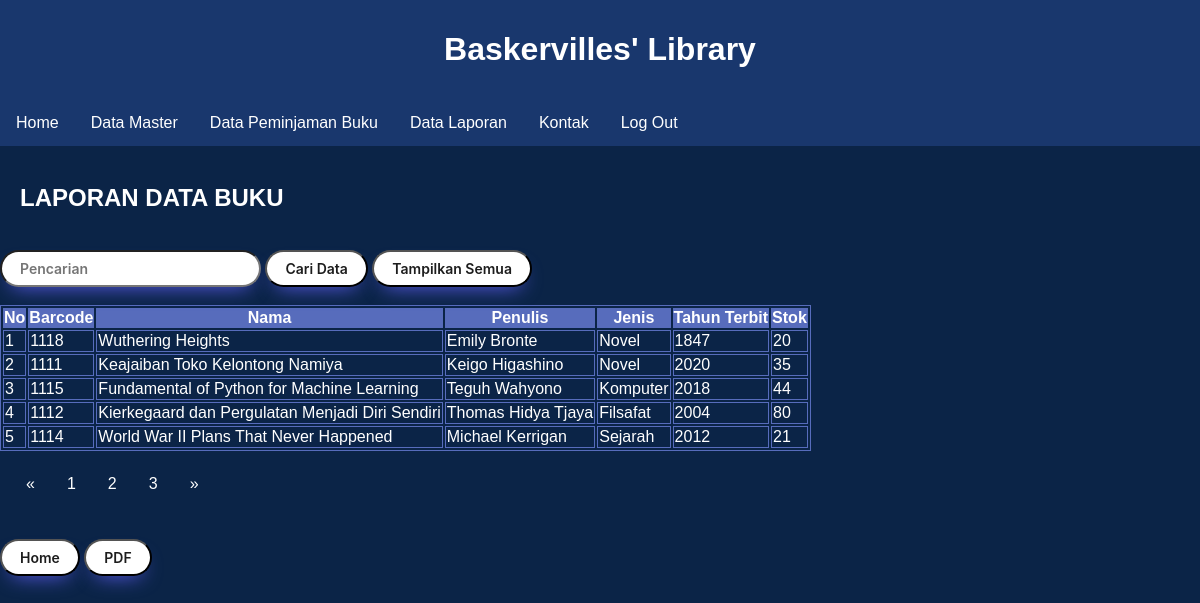
The app's page /lihat_data.php with its own data.
### tables this page shows
CREATE TABLE `buku` (
  `No` int(15) NOT NULL AUTO_INCREMENT,
  `Barcode` varchar(15) NOT NULL,
  `Nama` text NOT NULL,
  `Penulis` text NOT NULL,
  `Jenis` varchar(15) NOT NULL DEFAULT '',
  `Tahun` varchar(15) NOT NULL DEFAULT '',
  `Stok` varchar(15) NOT NULL DEFAULT '',
  PRIMARY KEY (`No`,`Barcode`),
  KEY `Barcode` (`Barcode`)
);

### lihat_data.php (the view, shortened to what this page needs)
<!DOCTYPE html>
<html>
	<head>
	</head>
<body>
<header>
	<h1>Baskervilles' Library</h1>
</header>
	<nav class="header">
		<div class="menu-dropmenu">
			<ul>
				<li><a href="home.php">Home</a></li>
				<li class="dropdown"><a href="#">Data Master</a>
				</li>
				<li class="dropdown"><a href="#">Data Peminjaman Buku</a>
				</li>
				<li class="dropdown"><a href="#">Data Laporan</a>
				</li>
				<li><a href="kontak.php">Kontak</a></li>
				<li><a href="log-out.php">Log Out</a></li>
			</ul>
		</div>
	</nav>
<br>
<?php
require_once'koneksi.php';
$no = 1;
?>
<?php
	$batas = 5;
	$halaman = isset($_GET['halaman'])?(int)$_GET['halaman'] : 1;
	$halaman_awal = ($halaman>1) ? ($halaman * $batas) - $batas : 0;
	$previous = $halaman - 1;
	$next = $halaman + 1;
	$data = mysqli_query($db,"select * from buku");
	$jumlah_data = mysqli_num_rows($data);
	$total_halaman = ceil($jumlah_data / $batas);
	$data_buku = mysqli_query($db,"select * from buku limit $halaman_awal, $batas");
?>
<h2><font color="white">LAPORAN DATA BUKU</font></h2>
<br>
	<form method="post">
		<input type="text" name="nt" placeholder="Pencarian">
		<input type="submit" name="submit" value="Cari Data">
		<input type="button" onclick="location.href='lihat_data.php';" value="Tampilkan Semua"
	</form>
<br/>
<br/>
<div class = "container">
	<table class="table table-bordered">
		<thead class="thead-dark">
			<tr>
				<th>No</th>
				<th>Barcode</th>
				<th>Nama</th>
				<th>Penulis</th>
				<th>Jenis</th>
				<th>Tahun Terbit</th>
				<th>Stok</th>
			</tr>
		</thead>
		<tbody>
			<?php
			if (isset($_POST['submit'])) {
			$cari = $_POST['nt'];
			$query2 = "SELECT * FROM buku WHERE barcode LIKE '%$cari%' OR nama LIKE '%$cari%' OR penulis LIKE '%$cari%' OR jenis LIKE '%$cari%' OR tahun LIKE '%$cari%' OR stok LIKE '%$cari%'";
			$sql = mysqli_query($db, $query2);
			$jumlah_hasil = mysqli_num_rows($sql);
				if ($jumlah_hasil > 0) {
					while ($r = mysqli_fetch_array($sql)) {
					?>
						<script language="JavaScript">
							alert('Data ditemukan!');
						</script>
						<tr>
							<td><?php echo $no++ ?></td>
							<td><?php echo $r['Barcode']; ?></td>
							<td><?php echo $r['Nama']; ?></td>
							<td><?php echo $r['Penulis']; ?></td>
							<td><?php echo $r['Jenis']; ?></td>
							<td><?php echo $r['Tahun']; ?></td>
							<td><?php echo $r['Stok']; ?></td>
						</tr>
					<?php
					}
				} else {
					?>
						<script language="JavaScript">
							alert('Data tidak ditemukan!');
						</script>
					<?php
				}
		} else {
				while ($d = mysqli_fetch_array($data_buku)) {
					?>
					<tr>
						<td><?php echo $d['No']; ?></td>
						<td><?php echo $d['Barcode']; ?></td>
						<td><?php echo $d['Nama']; ?></td>
						<td><?php echo $d['Penulis']; ?></td>
						<td><?php echo $d['Jenis']; ?></td>
						<td><?php echo $d['Tahun']; ?></td>
						<td><?php echo $d['Stok']; ?></td>
					</tr>
					<?php
				}
			}
			?>
	</tbody>
	</table>
		<nav>
			<ul class="pagination justify-content-center">
					<a class="page-link" <?php if($halaman > 1){ echo "href='?halaman=$previous'"; } ?>>&laquo;</a>
				<?php
				for($x=1;$x<=$total_halaman;$x++){
					?>
					<a class="page-link" href="?halaman=<?php echo $x ?>"><?php echo $x; ?></a>
					<?php
				}
				?>
					<a  class="page-link" <?php if($halaman < $total_halaman) { echo "href='?halaman=$next'"; } ?>>&raquo</a>
			</ul>
		</nav>
</div>
<br>
	<tr height="46">
		<td>
			<input type="button" onclick="location.href='home.php';" value="Home"
		</td>
		<td>
			<input type = "button" onclick="location.href='laporan-buku.php';" value = "PDF"
		</td>
	</tr>
</body>
</html>

### lihat_data.php (style rules this page uses)
body { padding: 0; margin: 0; font-family: Arial, sans-serif; background-color: #0B2447; }
header { background-color:#19376D; color: #fff; padding: 10px; text-align: center; }
.menu-dropmenu { background-color: #19376D; }
.menu-dropmenu ul { list-style-type: none; margin: 0; padding: 0; overflow: hidden; }
.menu-dropmenu > ul > li { float: left; }
.menu-dropmenu li a { display: inline-block; color: #ffffff; text-align: center; padding: 14px 16px; text-decoration: none; }
li.dropdown { display: inline-block; }
h2 { margin: 20px; color: #FFFFFF; }
table,tr,td { color: #FFFFFF; border: 1px solid; border-color:#576CBC; }
thead { background-color: #576CBC; }
input { background: #FFFFFF; border-radius: 999px; box-shadow: #5E5DF0 0 10px 20px -10px; box-sizing: border-box; color: #1d1d1d; font-family: Inter,Helvetica; font-size: 14px; font-weight: 600; padding: 8px 18px; }
.pagination { display: inline-block; padding:0px 10px; }
.pagination a { color: #FFFFFF; float: left; padding: 8px 16px; text-decoration: none; }
a { text-decoration: none; color: white; }

### records on screen
buku: No "1", Barcode "1118", Nama "Wuthering Heights", Penulis "Emily Bronte", Jenis "Novel", Tahun "1847", Stok "20"
buku: No "2", Barcode "1111", Nama "Keajaiban Toko Kelontong Namiya", Penulis "Keigo Higashino", Jenis "Novel", Tahun "2020", Stok "35"
buku: No "3", Barcode "1115", Nama "Fundamental of Python for Machine Learning", Penulis "Teguh Wahyono", Jenis "Komputer", Tahun "2018", Stok "44"
buku: No "4", Barcode "1112", Nama "Kierkegaard dan Pergulatan Menjadi Diri Sendiri", Penulis "Thomas Hidya Tjaya", Jenis "Filsafat", Tahun "2004", Stok "80"
buku: No "5", Barcode "1114", Nama "World War II Plans That Never Happened", Penulis "Michael Kerrigan", Jenis "Sejarah", Tahun "2012", Stok "21"
